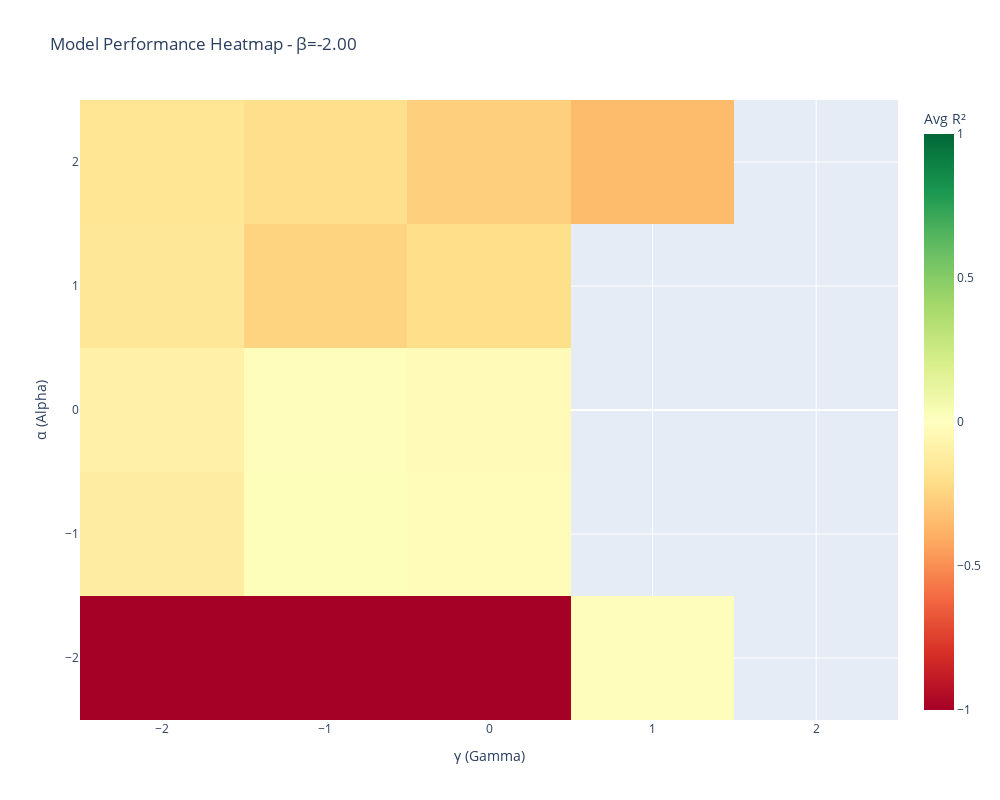
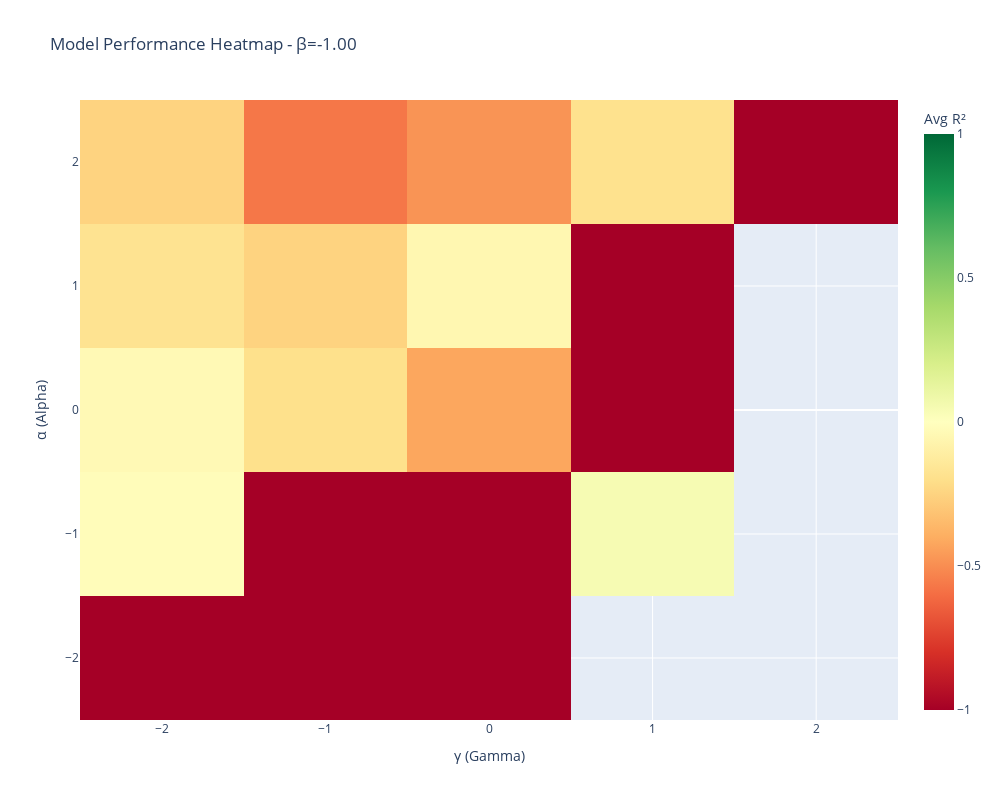
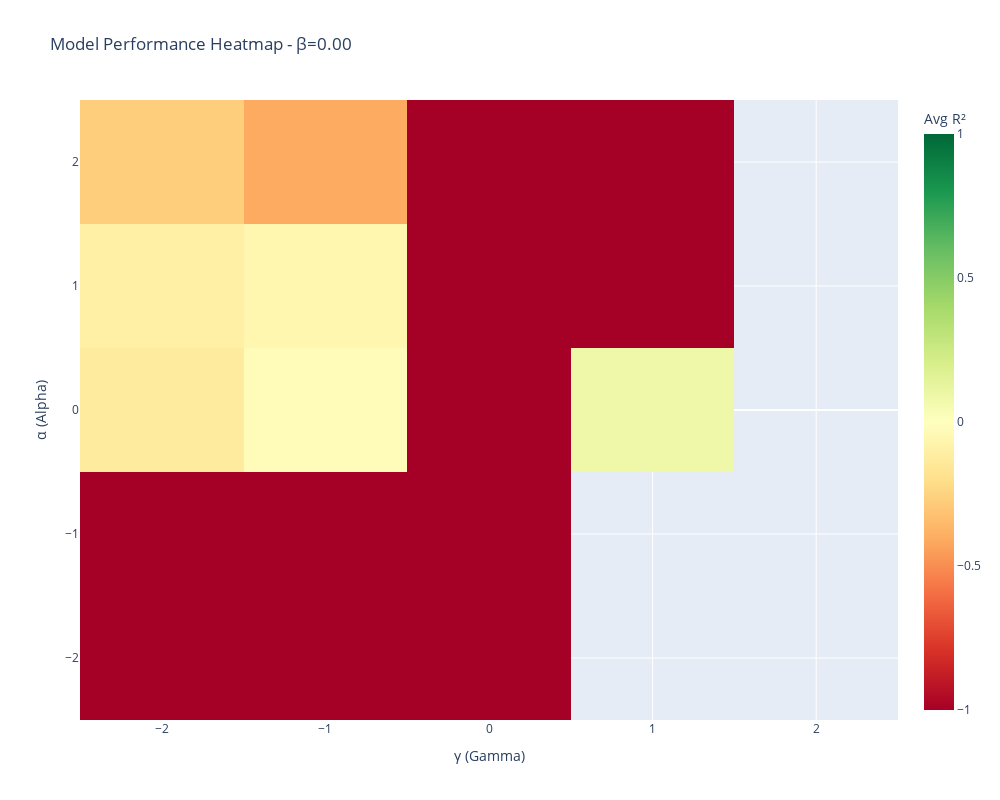
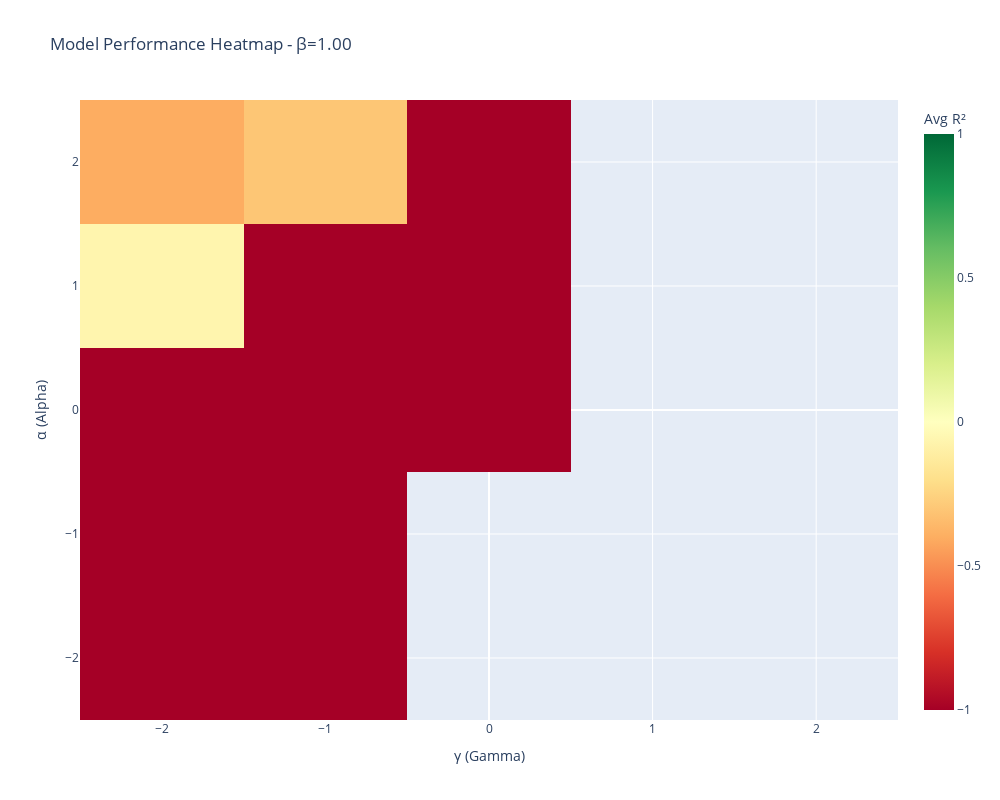

The code cell stored with these charts, in order, in its notebook:
### Code cell
import plotly.graph_objects as go
import plotly.subplots as sp
import numpy as np
import pandas as pd

beta_values = np.linspace(-2, 2, 5)
alphas = np.linspace(-2, 2, 5)
gammas = np.linspace(-2, 2, 5)

for beta_val in beta_values:
    # Create hover text for all cells
    hover_texts = []
    values = []
    
    for i, alpha in enumerate(alphas):
        row_texts = []
        row_values = []
        for j, gamma in enumerate(gammas):
            mask = (results['alpha'] == alpha) & (results['gamma'] == gamma) & (results['beta'] == beta_val)
            filtered_data = results.loc[mask]
            
            if not filtered_data.empty:
                if len(filtered_data) == 1:
                    row = filtered_data.iloc[0]
                else:
                    row = filtered_data.mean(numeric_only=True)
                
                # Create hover text
                hover = f"<b>α={alpha:.2f}, γ={gamma:.2f}, β={beta_val:.2f}</b><br>"
                hover += f"Samples: {len(filtered_data)}<br><br>"
                
                hover += "<b>Basic Metrics:</b><br>"
                for metric in ['p_0', 'p_k', 'p_p', 'zero_inflated', 'k_inflated']:
                    if metric in row:
                        val = row[metric]
                        hover += f"{metric}: {val:.4f}<br>"
                
                hover += "<br><b>Best R² Values:</b><br>"
                r2_cols = [col for col in results.columns if 'R2' in col]
                for r2_col in r2_cols[:5]:  # Show top 5
                    if r2_col in row:
                        val = row[r2_col]
                        if val < -1:
                            hover += f"{r2_col}: &lt;-1<br>"
                        else:
                            hover += f"{r2_col}: {val:.4f}<br>"
                
                row_texts.append(hover)
                
                # Use average R2 as value for coloring
                r2_vals = [row[col] for col in r2_cols if col in row and pd.notna(row[col])]
                avg_r2 = np.mean(r2_vals) if r2_vals else 0
                row_values.append(avg_r2)
                
            else:
                row_texts.append(f"No data for α={alpha:.2f}, γ={gamma:.2f}")
                row_values.append(np.nan)
        
        hover_texts.append(row_texts)
        values.append(row_values)
    
    # Create heatmap
    fig = go.Figure(data=go.Heatmap(
        z=values,
        x=gammas,
        y=alphas,
        text=hover_texts,
        hoverinfo='text',
        colorscale='RdYlGn',
        zmin=-1,
        zmax=1,
        colorbar=dict(title="Avg R²")
    ))
    
    fig.update_layout(
        title=f"Model Performance Heatmap - β={beta_val:.2f}",
        xaxis_title="γ (Gamma)",
        yaxis_title="α (Alpha)",
        width=1000,
        height=800
    )
    
    fig.show()

### Figure 1 — Plotly figure (JSON) as saved in the notebook; plotly's stock layout.template omitted (floating-point values rounded to 4 significant figures)
{"data": [{"colorbar": {"title": {"text": "Avg R²"}}, "colorscale": [[0, "rgb(165,0,38)"], [0.1, "rgb(215,48,39)"], [0.2, "rgb(244,109,67)"], [0.3, "rgb(253,174,97)"], [0.4, "rgb(254,224,139)"], [0.5, "rgb(255,255,191)"], [0.6, "rgb(217,239,139)"], [0.7, "rgb(166,217,106)"], [0.8, "rgb(102,189,99)"], [0.9, "rgb(26,152,80)"], [1, "rgb(0,104,55)"]], "hoverinfo": "text", "text": [["<b>α=-2.00, γ=-2.00, β=-2.00</b><br>Samples: 20<br><br><b>Basic Metrics:</b><br>p_0: 0.7669<br>p_k: 0.1326<br>p_p: 0.1005<br>zero_inflated: 1.0000<br>k_inflated: 1.0000<br><br><b>Best R² Values:</b><br>POISSON_R2: -0.0258<br>NEGATIVE_BINOMIAL_R2: -0.0344<br>ZK_HURDLE_POISSON_R2: &lt;-1<br>ZINB_R2: -0.0250<br>ZIP_R2: -0.0248<br>", "<b>α=-2.00, γ=-1.00, β=-2.00</b><br>Samples: 20<br><br><b>Basic Metrics:</b><br>p_0: 0.6702<br>p_k: 0.2626<br>p_p: 0.0671<br>zero_inflated: 1.0000<br>k_inflated: 1.0000<br><br><b>Best R² Values:</b><br>POISSON_R2: -0.0100<br>NEGATIVE_BINOMIAL_R2: -0.0093<br>ZK_HURDLE_POISSON_R2: &lt;-1<br>ZINB_R2: -0.0078<br>ZIP_R2: -0.0079<br>", "<b>α=-2.00, γ=0.00, β=-2.00</b><br>Samples: 20<br><br><b>Basic Metrics:</b><br>p_0: 0.4790<br>p_k: 0.4845<br>p_p: 0.0364<br>zero_inflated: 1.0000<br>k_inflated: 1.0000<br><br><b>Best R² Values:</b><br>POISSON_R2: -0.0041<br>NEGATIVE_BINOMIAL_R2: -0.0048<br>ZK_HURDLE_POISSON_R2: &lt;-1<br>ZINB_R2: -0.0030<br>ZIP_R2: -0.0031<br>", "<b>α=-2.00, γ=1.00, β=-2.00</b><br>Samples: 1<br><br><b>Basic Metrics:</b><br>p_0: 0.3381<br>p_k: 0.6381<br>p_p: 0.0238<br>zero_inflated: 1.0000<br>k_inflated: 1.0000<br><br><b>Best R² Values:</b><br>POISSON_R2: -0.0207<br>NEGATIVE_BINOMIAL_R2: -0.0209<br>ZK_HURDLE_POISSON_R2: -0.0188<br>ZINB_R2: -0.0185<br>ZIP_R2: -0.0190<br>", "No data for α=-2.00, γ=2.00"], ["<b>α=-1.00, γ=-2.00, β=-2.00</b><br>Samples: 20<br><br><b>Basic Metrics:</b><br>p_0: 0.6519<br>p_k: 0.1445<br>p_p: 0.2036<br>zero_inflated: 1.0000<br>k_inflated: 1.0000<br><br><b>Best R² Values:</b><br>POISSON_R2: 0.0020<br>NEGATIVE_BINOMIAL_R2: -0.0001<br>ZK_HURDLE_POISSON_R2: -0.7522<br>ZINB_R2: 0.0117<br>ZIP_R2: 0.0106<br>", "<b>α=-1.00, γ=-1.00, β=-2.00</b><br>Samples: 20<br><br><b>Basic Metrics:</b><br>p_0: 0.5707<br>p_k: 0.2752<br>p_p: 0.1540<br>zero_inflated: 1.0000<br>k_inflated: 1.0000<br><br><b>Best R² Values:</b><br>POISSON_R2: 0.0300<br>NEGATIVE_BINOMIAL_R2: 0.0286<br>ZK_HURDLE_POISSON_R2: -0.0434<br>ZINB_R2: 0.0387<br>ZIP_R2: 0.0384<br>", "<b>α=-1.00, γ=0.00, β=-2.00</b><br>Samples: 20<br><br><b>Basic Metrics:</b><br>p_0: 0.4243<br>p_k: 0.4938<br>p_p: 0.0819<br>zero_inflated: 1.0000<br>k_inflated: 1.0000<br><br><b>Best R² Values:</b><br>POISSON_R2: -0.0268<br>NEGATIVE_BINOMIAL_R2: -0.0290<br>ZK_HURDLE_POISSON_R2: -0.0312<br>ZINB_R2: -0.0240<br>ZIP_R2: -0.0245<br>", "No data for α=-1.00, γ=1.00", "No data for α=-1.00, γ=2.00"], ["<b>α=0.00, γ=-2.00, β=-2.00</b><br>Samples: 20<br><br><b>Basic Metrics:</b><br>p_0: 0.4948<br>p_k: 0.1626<br>p_p: 0.3426<br>zero_inflated: 0.9000<br>k_inflated: 1.0000<br><br><b>Best R² Values:</b><br>POISSON_R2: -0.0043<br>NEGATIVE_BINOMIAL_R2: -0.0246<br>ZK_HURDLE_POISSON_R2: -0.2898<br>ZINB_R2: -0.0214<br>ZIP_R2: -0.0357<br>", "<b>α=0.00, γ=-1.00, β=-2.00</b><br>Samples: 20<br><br><b>Basic Metrics:</b><br>p_0: 0.4331<br>p_k: 0.2960<br>p_p: 0.2710<br>zero_inflated: 1.0000<br>k_inflated: 1.0000<br><br><b>Best R² Values:</b><br>POISSON_R2: 0.0312<br>NEGATIVE_BINOMIAL_R2: 0.0200<br>ZK_HURDLE_POISSON_R2: -0.1299<br>ZINB_R2: 0.0280<br>ZIP_R2: 0.0248<br>", "<b>α=0.00, γ=0.00, β=-2.00</b><br>Samples: 19<br><br><b>Basic Metrics:</b><br>p_0: 0.3609<br>p_k: 0.4907<br>p_p: 0.1484<br>zero_inflated: 1.0000<br>k_inflated: 1.0000<br><br><b>Best R² Values:</b><br>POISSON_R2: -0.0153<br>NEGATIVE_BINOMIAL_R2: -0.0161<br>ZK_HURDLE_POISSON_R2: -0.0971<br>ZINB_R2: -0.0102<br>ZIP_R2: -0.0135<br>", "No data for α=0.00, γ=1.00", "No data for α=0.00, γ=2.00"], ["<b>α=1.00, γ=-2.00, β=-2.00</b><br>Samples: 20<br><br><b>Basic Metrics:</b><br>p_0: 0.2905<br>p_k: 0.2050<br>p_p: 0.5045<br>zero_inflated: 0.3000<br>k_inflated: 1.0000<br><br><b>Best R² Values:</b><br>POISSON_R2: -0.0076<br>NEGATIVE_BINOMIAL_R2: -0.0351<br>ZK_HURDLE_POISSON_R2: -0.5548<br>ZINB_R2: 0.0837<br>ZIP_R2: 0.0640<br>", "<b>α=1.00, γ=-1.00, β=-2.00</b><br>Samples: 20<br><br><b>Basic Metrics:</b><br>p_0: 0.2926<br>p_k: 0.3245<br>p_p: 0.3829<br>zero_inflated: 0.7500<br>k_inflated: 1.0000<br><br><b>Best R² Values:</b><br>POISSON_R2: -0.0356<br>NEGATIVE_BINOMIAL_R2: -0.0906<br>ZK_HURDLE_POISSON_R2: -0.4943<br>ZINB_R2: 0.0123<br>ZIP_R2: -0.0190<br>", "<b>α=1.00, γ=0.00, β=-2.00</b><br>Samples: 20<br><br><b>Basic Metrics:</b><br>p_0: 0.2402<br>p_k: 0.5293<br>p_p: 0.2305<br>zero_inflated: 1.0000<br>k_inflated: 1.0000<br><br><b>Best R² Values:</b><br>POISSON_R2: -0.0060<br>NEGATIVE_BINOMIAL_R2: -0.0073<br>ZK_HURDLE_POISSON_R2: -0.3020<br>ZINB_R2: 0.0342<br>ZIP_R2: 0.0306<br>", "No data for α=1.00, γ=1.00", "No data for α=1.00, γ=2.00"], ["<b>α=2.00, γ=-2.00, β=-2.00</b><br>Samples: 20<br><br><b>Basic Metrics:</b><br>p_0: 0.2036<br>p_k: 0.1864<br>p_p: 0.6100<br>zero_inflated: 0.0500<br>k_inflated: 1.0000<br><br><b>Best R² Values:</b><br>POISSON_R2: 0.0394<br>NEGATIVE_BINOMIAL_R2: -0.0418<br>ZK_HURDLE_POISSON_R2: -0.4064<br>ZINB_R2: 0.0824<br>ZIP_R2: 0.0851<br>", "<b>α=2.00, γ=-1.00, β=-2.00</b><br>Samples: 20<br><br><b>Basic Metrics:</b><br>p_0: 0.1981<br>p_k: 0.3331<br>p_p: 0.4688<br>zero_inflated: 0.1000<br>k_inflated: 1.0000<br><br><b>Best R² Values:</b><br>POISSON_R2: 0.0115<br>NEGATIVE_BINOMIAL_R2: -0.0305<br>ZK_HURDLE_POISSON_R2: -0.3069<br>ZINB_R2: 0.0430<br>ZIP_R2: 0.0406<br>", "<b>α=2.00, γ=0.00, β=-2.00</b><br>Samples: 20<br><br><b>Basic Metrics:</b><br>p_0: 0.1729<br>p_k: 0.5333<br>p_p: 0.2938<br>zero_inflated: 0.2000<br>k_inflated: 1.0000<br><br><b>Best R² Values:</b><br>POISSON_R2: -0.0230<br>NEGATIVE_BINOMIAL_R2: -0.0315<br>ZK_HURDLE_POISSON_R2: -0.1945<br>ZINB_R2: 0.0093<br>ZIP_R2: 0.0042<br>", "<b>α=2.00, γ=1.00, β=-2.00</b><br>Samples: 17<br><br><b>Basic Metrics:</b><br>p_0: 0.1706<br>p_k: 0.7053<br>p_p: 0.1241<br>zero_inflated: 1.0000<br>k_inflated: 1.0000<br><br><b>Best R² Values:</b><br>POISSON_R2: -0.0187<br>NEGATIVE_BINOMIAL_R2: -0.0203<br>ZK_HURDLE_POISSON_R2: -0.0349<br>ZINB_R2: 0.0328<br>ZIP_R2: 0.0307<br>", "No data for α=2.00, γ=2.00"]], "type": "heatmap", "x": [-2.0, -1.0, 0.0, 1.0, 2.0], "y": [-2.0, -1.0, 0.0, 1.0, 2.0], "z": [[-63.72, -8.495e+94, -4.511e+96, -0.01497, null], [-0.1143, 0.01841, -0.02567, null, null], [-0.08825, -0.01181, -0.03075, null, null], [-0.1532, -0.249, -0.1987, null, null], [-0.1607, -0.1976, -0.2665, -0.3484, null]], "zmax": 1, "zmin": -1}], "layout": {"height": 800, "title": {"text": "Model Performance Heatmap - β=-2.00"}, "width": 1000, "xaxis": {"title": {"text": "γ (Gamma)"}}, "yaxis": {"title": {"text": "α (Alpha)"}}}}

### Figure 2 — Plotly figure (JSON) as saved in the notebook; plotly's stock layout.template omitted (floating-point values rounded to 4 significant figures)
{"data": [{"colorbar": {"title": {"text": "Avg R²"}}, "colorscale": [[0, "rgb(165,0,38)"], [0.1, "rgb(215,48,39)"], [0.2, "rgb(244,109,67)"], [0.3, "rgb(253,174,97)"], [0.4, "rgb(254,224,139)"], [0.5, "rgb(255,255,191)"], [0.6, "rgb(217,239,139)"], [0.7, "rgb(166,217,106)"], [0.8, "rgb(102,189,99)"], [0.9, "rgb(26,152,80)"], [1, "rgb(0,104,55)"]], "hoverinfo": "text", "text": [["<b>α=-2.00, γ=-2.00, β=-1.00</b><br>Samples: 20<br><br><b>Basic Metrics:</b><br>p_0: 0.8112<br>p_k: 0.1221<br>p_p: 0.0667<br>zero_inflated: 1.0000<br>k_inflated: 1.0000<br><br><b>Best R² Values:</b><br>POISSON_R2: 0.0064<br>NEGATIVE_BINOMIAL_R2: 0.0031<br>ZK_HURDLE_POISSON_R2: &lt;-1<br>ZINB_R2: 0.0051<br>ZIP_R2: 0.0052<br>", "<b>α=-2.00, γ=-1.00, β=-1.00</b><br>Samples: 20<br><br><b>Basic Metrics:</b><br>p_0: 0.6893<br>p_k: 0.2686<br>p_p: 0.0421<br>zero_inflated: 1.0000<br>k_inflated: 1.0000<br><br><b>Best R² Values:</b><br>POISSON_R2: -0.0144<br>NEGATIVE_BINOMIAL_R2: -0.0176<br>ZK_HURDLE_POISSON_R2: &lt;-1<br>ZINB_R2: -0.0139<br>ZIP_R2: -0.0140<br>", "<b>α=-2.00, γ=0.00, β=-1.00</b><br>Samples: 12<br><br><b>Basic Metrics:</b><br>p_0: 0.4901<br>p_k: 0.4885<br>p_p: 0.0214<br>zero_inflated: 1.0000<br>k_inflated: 1.0000<br><br><b>Best R² Values:</b><br>POISSON_R2: -0.0260<br>NEGATIVE_BINOMIAL_R2: -0.0269<br>ZK_HURDLE_POISSON_R2: &lt;-1<br>ZINB_R2: -0.0246<br>ZIP_R2: -0.0249<br>", "No data for α=-2.00, γ=1.00", "No data for α=-2.00, γ=2.00"], ["<b>α=-1.00, γ=-2.00, β=-1.00</b><br>Samples: 20<br><br><b>Basic Metrics:</b><br>p_0: 0.7145<br>p_k: 0.1350<br>p_p: 0.1505<br>zero_inflated: 1.0000<br>k_inflated: 1.0000<br><br><b>Best R² Values:</b><br>POISSON_R2: -0.0029<br>NEGATIVE_BINOMIAL_R2: -0.0061<br>ZK_HURDLE_POISSON_R2: -0.1003<br>ZINB_R2: -0.0022<br>ZIP_R2: -0.0023<br>", "<b>α=-1.00, γ=-1.00, β=-1.00</b><br>Samples: 20<br><br><b>Basic Metrics:</b><br>p_0: 0.6336<br>p_k: 0.2693<br>p_p: 0.0971<br>zero_inflated: 1.0000<br>k_inflated: 1.0000<br><br><b>Best R² Values:</b><br>POISSON_R2: -0.0304<br>NEGATIVE_BINOMIAL_R2: -0.0385<br>ZK_HURDLE_POISSON_R2: &lt;-1<br>ZINB_R2: -0.0280<br>ZIP_R2: -0.0285<br>", "<b>α=-1.00, γ=0.00, β=-1.00</b><br>Samples: 20<br><br><b>Basic Metrics:</b><br>p_0: 0.4893<br>p_k: 0.4645<br>p_p: 0.0462<br>zero_inflated: 1.0000<br>k_inflated: 1.0000<br><br><b>Best R² Values:</b><br>POISSON_R2: -0.0233<br>NEGATIVE_BINOMIAL_R2: -0.0263<br>ZK_HURDLE_POISSON_R2: &lt;-1<br>ZINB_R2: -0.0191<br>ZIP_R2: -0.0202<br>", "<b>α=-1.00, γ=1.00, β=-1.00</b><br>Samples: 1<br><br><b>Basic Metrics:</b><br>p_0: 0.3524<br>p_k: 0.6143<br>p_p: 0.0333<br>zero_inflated: 1.0000<br>k_inflated: 1.0000<br><br><b>Best R² Values:</b><br>POISSON_R2: 0.0387<br>NEGATIVE_BINOMIAL_R2: 0.0395<br>ZK_HURDLE_POISSON_R2: 0.0479<br>ZINB_R2: 0.0549<br>ZIP_R2: 0.0508<br>", "No data for α=-1.00, γ=2.00"], ["<b>α=0.00, γ=-2.00, β=-1.00</b><br>Samples: 20<br><br><b>Basic Metrics:</b><br>p_0: 0.6038<br>p_k: 0.1481<br>p_p: 0.2481<br>zero_inflated: 1.0000<br>k_inflated: 1.0000<br><br><b>Best R² Values:</b><br>POISSON_R2: 0.0167<br>NEGATIVE_BINOMIAL_R2: 0.0106<br>ZK_HURDLE_POISSON_R2: -0.2169<br>ZINB_R2: 0.0217<br>ZIP_R2: 0.0196<br>", "<b>α=0.00, γ=-1.00, β=-1.00</b><br>Samples: 20<br><br><b>Basic Metrics:</b><br>p_0: 0.5298<br>p_k: 0.2926<br>p_p: 0.1776<br>zero_inflated: 1.0000<br>k_inflated: 1.0000<br><br><b>Best R² Values:</b><br>POISSON_R2: -0.0126<br>NEGATIVE_BINOMIAL_R2: -0.0179<br>ZK_HURDLE_POISSON_R2: &lt;-1<br>ZINB_R2: -0.0163<br>ZIP_R2: -0.0174<br>", "<b>α=0.00, γ=0.00, β=-1.00</b><br>Samples: 20<br><br><b>Basic Metrics:</b><br>p_0: 0.4293<br>p_k: 0.4881<br>p_p: 0.0826<br>zero_inflated: 1.0000<br>k_inflated: 1.0000<br><br><b>Best R² Values:</b><br>POISSON_R2: -0.0130<br>NEGATIVE_BINOMIAL_R2: -0.0139<br>ZK_HURDLE_POISSON_R2: &lt;-1<br>ZINB_R2: -0.0056<br>ZIP_R2: -0.0084<br>", "<b>α=0.00, γ=1.00, β=-1.00</b><br>Samples: 12<br><br><b>Basic Metrics:</b><br>p_0: 0.3675<br>p_k: 0.6107<br>p_p: 0.0218<br>zero_inflated: 1.0000<br>k_inflated: 1.0000<br><br><b>Best R² Values:</b><br>POISSON_R2: 0.0024<br>NEGATIVE_BINOMIAL_R2: 0.0023<br>ZK_HURDLE_POISSON_R2: &lt;-1<br>ZINB_R2: 0.0314<br>ZIP_R2: 0.0266<br>", "No data for α=0.00, γ=2.00"], ["<b>α=1.00, γ=-2.00, β=-1.00</b><br>Samples: 20<br><br><b>Basic Metrics:</b><br>p_0: 0.4393<br>p_k: 0.1845<br>p_p: 0.3762<br>zero_inflated: 0.9000<br>k_inflated: 1.0000<br><br><b>Best R² Values:</b><br>POISSON_R2: -0.0363<br>NEGATIVE_BINOMIAL_R2: -0.0616<br>ZK_HURDLE_POISSON_R2: -0.2853<br>ZINB_R2: -0.0263<br>ZIP_R2: -0.0311<br>", "<b>α=1.00, γ=-1.00, β=-1.00</b><br>Samples: 20<br><br><b>Basic Metrics:</b><br>p_0: 0.4145<br>p_k: 0.3171<br>p_p: 0.2683<br>zero_inflated: 1.0000<br>k_inflated: 1.0000<br><br><b>Best R² Values:</b><br>POISSON_R2: -0.0234<br>NEGATIVE_BINOMIAL_R2: -0.0322<br>ZK_HURDLE_POISSON_R2: -0.3828<br>ZINB_R2: 0.0057<br>ZIP_R2: -0.0027<br>", "<b>α=1.00, γ=0.00, β=-1.00</b><br>Samples: 20<br><br><b>Basic Metrics:</b><br>p_0: 0.3740<br>p_k: 0.4795<br>p_p: 0.1464<br>zero_inflated: 1.0000<br>k_inflated: 1.0000<br><br><b>Best R² Values:</b><br>POISSON_R2: -0.0095<br>NEGATIVE_BINOMIAL_R2: -0.0104<br>ZK_HURDLE_POISSON_R2: -0.0612<br>ZINB_R2: 0.0275<br>ZIP_R2: 0.0226<br>", "<b>α=1.00, γ=1.00, β=-1.00</b><br>Samples: 15<br><br><b>Basic Metrics:</b><br>p_0: 0.3502<br>p_k: 0.6073<br>p_p: 0.0425<br>zero_inflated: 1.0000<br>k_inflated: 1.0000<br><br><b>Best R² Values:</b><br>POISSON_R2: 0.0274<br>NEGATIVE_BINOMIAL_R2: 0.0277<br>ZK_HURDLE_POISSON_R2: &lt;-1<br>ZINB_R2: 0.0674<br>ZIP_R2: 0.0621<br>", "No data for α=1.00, γ=2.00"], ["<b>α=2.00, γ=-2.00, β=-1.00</b><br>Samples: 20<br><br><b>Basic Metrics:</b><br>p_0: 0.3555<br>p_k: 0.1771<br>p_p: 0.4674<br>zero_inflated: 0.9000<br>k_inflated: 1.0000<br><br><b>Best R² Values:</b><br>POISSON_R2: -0.0061<br>NEGATIVE_BINOMIAL_R2: -0.0683<br>ZK_HURDLE_POISSON_R2: -0.1979<br>ZINB_R2: 0.0124<br>ZIP_R2: 0.0124<br>", "<b>α=2.00, γ=-1.00, β=-1.00</b><br>Samples: 20<br><br><b>Basic Metrics:</b><br>p_0: 0.3321<br>p_k: 0.3040<br>p_p: 0.3638<br>zero_inflated: 0.8500<br>k_inflated: 1.0000<br><br><b>Best R² Values:</b><br>POISSON_R2: -0.0250<br>NEGATIVE_BINOMIAL_R2: -0.0456<br>ZK_HURDLE_POISSON_R2: -0.2775<br>ZINB_R2: 0.0036<br>ZIP_R2: 0.0028<br>", "<b>α=2.00, γ=0.00, β=-1.00</b><br>Samples: 20<br><br><b>Basic Metrics:</b><br>p_0: 0.3243<br>p_k: 0.4931<br>p_p: 0.1826<br>zero_inflated: 0.9500<br>k_inflated: 1.0000<br><br><b>Best R² Values:</b><br>POISSON_R2: -0.0089<br>NEGATIVE_BINOMIAL_R2: -0.0147<br>ZK_HURDLE_POISSON_R2: -0.0705<br>ZINB_R2: 0.0423<br>ZIP_R2: 0.0374<br>", "<b>α=2.00, γ=1.00, β=-1.00</b><br>Samples: 18<br><br><b>Basic Metrics:</b><br>p_0: 0.3265<br>p_k: 0.6156<br>p_p: 0.0579<br>zero_inflated: 1.0000<br>k_inflated: 1.0000<br><br><b>Best R² Values:</b><br>POISSON_R2: 0.0392<br>NEGATIVE_BINOMIAL_R2: 0.0362<br>ZK_HURDLE_POISSON_R2: 0.0412<br>ZINB_R2: 0.0890<br>ZIP_R2: 0.0890<br>", "<b>α=2.00, γ=2.00, β=-1.00</b><br>Samples: 2<br><br><b>Basic Metrics:</b><br>p_0: 0.3310<br>p_k: 0.6524<br>p_p: 0.0167<br>zero_inflated: 1.0000<br>k_inflated: 1.0000<br><br><b>Best R² Values:</b><br>POISSON_R2: -0.0174<br>NEGATIVE_BINOMIAL_R2: -0.0174<br>ZK_HURDLE_POISSON_R2: &lt;-1<br>ZINB_R2: 0.0669<br>ZIP_R2: 0.0639<br>"]], "type": "heatmap", "x": [-2.0, -1.0, 0.0, 1.0, 2.0], "y": [-2.0, -1.0, 0.0, 1.0, 2.0], "z": [[-74.01, -5.12e+130, -6.241e+107, null, null], [-0.01861, -4.683e+84, -2.71e+111, 0.04513, null], [-0.03677, -0.1957, -0.4208, -7.252e+184, null], [-0.1776, -0.2525, -0.05283, -1.955e+41, null], [-0.2518, -0.5685, -0.4791, -0.1879, -9.085e+199]], "zmax": 1, "zmin": -1}], "layout": {"height": 800, "title": {"text": "Model Performance Heatmap - β=-1.00"}, "width": 1000, "xaxis": {"title": {"text": "γ (Gamma)"}}, "yaxis": {"title": {"text": "α (Alpha)"}}}}

### Figure 3 — Plotly figure (JSON) as saved in the notebook; plotly's stock layout.template omitted (floating-point values rounded to 4 significant figures)
{"data": [{"colorbar": {"title": {"text": "Avg R²"}}, "colorscale": [[0, "rgb(165,0,38)"], [0.1, "rgb(215,48,39)"], [0.2, "rgb(244,109,67)"], [0.3, "rgb(253,174,97)"], [0.4, "rgb(254,224,139)"], [0.5, "rgb(255,255,191)"], [0.6, "rgb(217,239,139)"], [0.7, "rgb(166,217,106)"], [0.8, "rgb(102,189,99)"], [0.9, "rgb(26,152,80)"], [1, "rgb(0,104,55)"]], "hoverinfo": "text", "text": [["<b>α=-2.00, γ=-2.00, β=0.00</b><br>Samples: 19<br><br><b>Basic Metrics:</b><br>p_0: 0.8368<br>p_k: 0.1251<br>p_p: 0.0381<br>zero_inflated: 1.0000<br>k_inflated: 1.0000<br><br><b>Best R² Values:</b><br>POISSON_R2: -0.0178<br>NEGATIVE_BINOMIAL_R2: -0.0245<br>ZK_HURDLE_POISSON_R2: &lt;-1<br>ZINB_R2: -0.0194<br>ZIP_R2: -0.0193<br>", "<b>α=-2.00, γ=-1.00, β=0.00</b><br>Samples: 13<br><br><b>Basic Metrics:</b><br>p_0: 0.7385<br>p_k: 0.2359<br>p_p: 0.0256<br>zero_inflated: 1.0000<br>k_inflated: 1.0000<br><br><b>Best R² Values:</b><br>POISSON_R2: -0.0141<br>NEGATIVE_BINOMIAL_R2: -0.0162<br>ZK_HURDLE_POISSON_R2: &lt;-1<br>ZINB_R2: -0.0153<br>ZIP_R2: -0.0152<br>", "<b>α=-2.00, γ=0.00, β=0.00</b><br>Samples: 1<br><br><b>Basic Metrics:</b><br>p_0: 0.6238<br>p_k: 0.3619<br>p_p: 0.0143<br>zero_inflated: 1.0000<br>k_inflated: 1.0000<br><br><b>Best R² Values:</b><br>POISSON_R2: -0.0063<br>NEGATIVE_BINOMIAL_R2: -0.0184<br>ZK_HURDLE_POISSON_R2: &lt;-1<br>ZINB_R2: 0.0018<br>ZIP_R2: 0.0006<br>", "No data for α=-2.00, γ=1.00", "No data for α=-2.00, γ=2.00"], ["<b>α=-1.00, γ=-2.00, β=0.00</b><br>Samples: 20<br><br><b>Basic Metrics:</b><br>p_0: 0.8038<br>p_k: 0.1174<br>p_p: 0.0788<br>zero_inflated: 1.0000<br>k_inflated: 1.0000<br><br><b>Best R² Values:</b><br>POISSON_R2: -0.0435<br>NEGATIVE_BINOMIAL_R2: -0.0437<br>ZK_HURDLE_POISSON_R2: &lt;-1<br>ZINB_R2: -0.0432<br>ZIP_R2: -0.0433<br>", "<b>α=-1.00, γ=-1.00, β=0.00</b><br>Samples: 20<br><br><b>Basic Metrics:</b><br>p_0: 0.7176<br>p_k: 0.2383<br>p_p: 0.0440<br>zero_inflated: 1.0000<br>k_inflated: 1.0000<br><br><b>Best R² Values:</b><br>POISSON_R2: -0.0178<br>NEGATIVE_BINOMIAL_R2: -0.0191<br>ZK_HURDLE_POISSON_R2: &lt;-1<br>ZINB_R2: -0.0171<br>ZIP_R2: -0.0172<br>", "<b>α=-1.00, γ=0.00, β=0.00</b><br>Samples: 10<br><br><b>Basic Metrics:</b><br>p_0: 0.5952<br>p_k: 0.3852<br>p_p: 0.0195<br>zero_inflated: 1.0000<br>k_inflated: 1.0000<br><br><b>Best R² Values:</b><br>POISSON_R2: 0.0019<br>NEGATIVE_BINOMIAL_R2: 0.0018<br>ZK_HURDLE_POISSON_R2: &lt;-1<br>ZINB_R2: 0.0088<br>ZIP_R2: 0.0079<br>", "No data for α=-1.00, γ=1.00", "No data for α=-1.00, γ=2.00"], ["<b>α=0.00, γ=-2.00, β=0.00</b><br>Samples: 20<br><br><b>Basic Metrics:</b><br>p_0: 0.7076<br>p_k: 0.1340<br>p_p: 0.1583<br>zero_inflated: 1.0000<br>k_inflated: 1.0000<br><br><b>Best R² Values:</b><br>POISSON_R2: -0.0100<br>NEGATIVE_BINOMIAL_R2: -0.0129<br>ZK_HURDLE_POISSON_R2: -0.8133<br>ZINB_R2: -0.0088<br>ZIP_R2: -0.0091<br>", "<b>α=0.00, γ=-1.00, β=0.00</b><br>Samples: 20<br><br><b>Basic Metrics:</b><br>p_0: 0.6486<br>p_k: 0.2543<br>p_p: 0.0971<br>zero_inflated: 1.0000<br>k_inflated: 1.0000<br><br><b>Best R² Values:</b><br>POISSON_R2: -0.0155<br>NEGATIVE_BINOMIAL_R2: -0.0183<br>ZK_HURDLE_POISSON_R2: -0.0558<br>ZINB_R2: -0.0121<br>ZIP_R2: -0.0125<br>", "<b>α=0.00, γ=0.00, β=0.00</b><br>Samples: 18<br><br><b>Basic Metrics:</b><br>p_0: 0.5751<br>p_k: 0.3921<br>p_p: 0.0328<br>zero_inflated: 1.0000<br>k_inflated: 1.0000<br><br><b>Best R² Values:</b><br>POISSON_R2: -0.0026<br>NEGATIVE_BINOMIAL_R2: -0.0123<br>ZK_HURDLE_POISSON_R2: &lt;-1<br>ZINB_R2: 0.0114<br>ZIP_R2: 0.0094<br>", "<b>α=0.00, γ=1.00, β=0.00</b><br>Samples: 1<br><br><b>Basic Metrics:</b><br>p_0: 0.5286<br>p_k: 0.4476<br>p_p: 0.0238<br>zero_inflated: 1.0000<br>k_inflated: 1.0000<br><br><b>Best R² Values:</b><br>POISSON_R2: 0.0953<br>NEGATIVE_BINOMIAL_R2: 0.0547<br>ZK_HURDLE_POISSON_R2: 0.1303<br>ZINB_R2: 0.1792<br>ZIP_R2: 0.1743<br>", "No data for α=0.00, γ=2.00"], ["<b>α=1.00, γ=-2.00, β=0.00</b><br>Samples: 20<br><br><b>Basic Metrics:</b><br>p_0: 0.6112<br>p_k: 0.1626<br>p_p: 0.2262<br>zero_inflated: 1.0000<br>k_inflated: 1.0000<br><br><b>Best R² Values:</b><br>POISSON_R2: -0.0145<br>NEGATIVE_BINOMIAL_R2: -0.0189<br>ZK_HURDLE_POISSON_R2: -0.1069<br>ZINB_R2: -0.0077<br>ZIP_R2: -0.0082<br>", "<b>α=1.00, γ=-1.00, β=0.00</b><br>Samples: 20<br><br><b>Basic Metrics:</b><br>p_0: 0.5855<br>p_k: 0.2774<br>p_p: 0.1371<br>zero_inflated: 1.0000<br>k_inflated: 1.0000<br><br><b>Best R² Values:</b><br>POISSON_R2: -0.0265<br>NEGATIVE_BINOMIAL_R2: -0.0364<br>ZK_HURDLE_POISSON_R2: -0.0753<br>ZINB_R2: -0.0060<br>ZIP_R2: -0.0093<br>", "<b>α=1.00, γ=0.00, β=0.00</b><br>Samples: 20<br><br><b>Basic Metrics:</b><br>p_0: 0.5512<br>p_k: 0.3874<br>p_p: 0.0614<br>zero_inflated: 1.0000<br>k_inflated: 1.0000<br><br><b>Best R² Values:</b><br>POISSON_R2: 0.0127<br>NEGATIVE_BINOMIAL_R2: -0.0032<br>ZK_HURDLE_POISSON_R2: &lt;-1<br>ZINB_R2: 0.0427<br>ZIP_R2: 0.0409<br>", "<b>α=1.00, γ=1.00, β=0.00</b><br>Samples: 2<br><br><b>Basic Metrics:</b><br>p_0: 0.4643<br>p_k: 0.5119<br>p_p: 0.0238<br>zero_inflated: 1.0000<br>k_inflated: 1.0000<br><br><b>Best R² Values:</b><br>POISSON_R2: 0.1074<br>NEGATIVE_BINOMIAL_R2: 0.0890<br>ZK_HURDLE_POISSON_R2: &lt;-1<br>ZINB_R2: 0.1472<br>ZIP_R2: 0.1480<br>", "No data for α=1.00, γ=2.00"], ["<b>α=2.00, γ=-2.00, β=0.00</b><br>Samples: 20<br><br><b>Basic Metrics:</b><br>p_0: 0.5314<br>p_k: 0.1617<br>p_p: 0.3069<br>zero_inflated: 1.0000<br>k_inflated: 1.0000<br><br><b>Best R² Values:</b><br>POISSON_R2: -0.0212<br>NEGATIVE_BINOMIAL_R2: -0.0329<br>ZK_HURDLE_POISSON_R2: -0.0793<br>ZINB_R2: -0.0052<br>ZIP_R2: -0.0051<br>", "<b>α=2.00, γ=-1.00, β=0.00</b><br>Samples: 20<br><br><b>Basic Metrics:</b><br>p_0: 0.5210<br>p_k: 0.2810<br>p_p: 0.1981<br>zero_inflated: 1.0000<br>k_inflated: 1.0000<br><br><b>Best R² Values:</b><br>POISSON_R2: -0.0042<br>NEGATIVE_BINOMIAL_R2: -0.0356<br>ZK_HURDLE_POISSON_R2: -0.0781<br>ZINB_R2: 0.0324<br>ZIP_R2: 0.0283<br>", "<b>α=2.00, γ=0.00, β=0.00</b><br>Samples: 20<br><br><b>Basic Metrics:</b><br>p_0: 0.5045<br>p_k: 0.4140<br>p_p: 0.0814<br>zero_inflated: 1.0000<br>k_inflated: 1.0000<br><br><b>Best R² Values:</b><br>POISSON_R2: 0.0198<br>NEGATIVE_BINOMIAL_R2: -0.0053<br>ZK_HURDLE_POISSON_R2: 0.0139<br>ZINB_R2: 0.0546<br>ZIP_R2: 0.0524<br>", "<b>α=2.00, γ=1.00, β=0.00</b><br>Samples: 16<br><br><b>Basic Metrics:</b><br>p_0: 0.5155<br>p_k: 0.4631<br>p_p: 0.0214<br>zero_inflated: 1.0000<br>k_inflated: 1.0000<br><br><b>Best R² Values:</b><br>POISSON_R2: 0.1167<br>NEGATIVE_BINOMIAL_R2: 0.0982<br>ZK_HURDLE_POISSON_R2: &lt;-1<br>ZINB_R2: 0.1450<br>ZIP_R2: 0.1453<br>", "No data for α=2.00, γ=2.00"]], "type": "heatmap", "x": [-2.0, -1.0, 0.0, 1.0, 2.0], "y": [-2.0, -1.0, 0.0, 1.0, 2.0], "z": [[-1.93e+91, -7.303e+95, -9.808e+67, null, null], [-14140000000000.0, -6.121e+79, -3.386e+91, null, null], [-0.1298, -0.01964, -2.587e+101, 0.09028, null], [-0.09754, -0.05911, -4.329e+122, -432800.0, null], [-0.2736, -0.4083, -1.522, -2.607e+102, null]], "zmax": 1, "zmin": -1}], "layout": {"height": 800, "title": {"text": "Model Performance Heatmap - β=0.00"}, "width": 1000, "xaxis": {"title": {"text": "γ (Gamma)"}}, "yaxis": {"title": {"text": "α (Alpha)"}}}}

### Figure 4 — Plotly figure (JSON) as saved in the notebook; plotly's stock layout.template omitted (floating-point values rounded to 4 significant figures)
{"data": [{"colorbar": {"title": {"text": "Avg R²"}}, "colorscale": [[0, "rgb(165,0,38)"], [0.1, "rgb(215,48,39)"], [0.2, "rgb(244,109,67)"], [0.3, "rgb(253,174,97)"], [0.4, "rgb(254,224,139)"], [0.5, "rgb(255,255,191)"], [0.6, "rgb(217,239,139)"], [0.7, "rgb(166,217,106)"], [0.8, "rgb(102,189,99)"], [0.9, "rgb(26,152,80)"], [1, "rgb(0,104,55)"]], "hoverinfo": "text", "text": [["<b>α=-2.00, γ=-2.00, β=1.00</b><br>Samples: 8<br><br><b>Basic Metrics:</b><br>p_0: 0.8667<br>p_k: 0.1119<br>p_p: 0.0214<br>zero_inflated: 1.0000<br>k_inflated: 1.0000<br><br><b>Best R² Values:</b><br>POISSON_R2: -0.0388<br>NEGATIVE_BINOMIAL_R2: -0.0414<br>ZK_HURDLE_POISSON_R2: &lt;-1<br>ZINB_R2: -0.0366<br>ZIP_R2: -0.0367<br>", "<b>α=-2.00, γ=-1.00, β=1.00</b><br>Samples: 1<br><br><b>Basic Metrics:</b><br>p_0: 0.7952<br>p_k: 0.1905<br>p_p: 0.0143<br>zero_inflated: 1.0000<br>k_inflated: 1.0000<br><br><b>Best R² Values:</b><br>POISSON_R2: 0.0403<br>NEGATIVE_BINOMIAL_R2: -0.0199<br>ZK_HURDLE_POISSON_R2: &lt;-1<br>ZINB_R2: 0.0680<br>ZIP_R2: 0.0667<br>", "No data for α=-2.00, γ=0.00", "No data for α=-2.00, γ=1.00", "No data for α=-2.00, γ=2.00"], ["<b>α=-1.00, γ=-2.00, β=1.00</b><br>Samples: 18<br><br><b>Basic Metrics:</b><br>p_0: 0.8635<br>p_k: 0.1034<br>p_p: 0.0331<br>zero_inflated: 1.0000<br>k_inflated: 1.0000<br><br><b>Best R² Values:</b><br>POISSON_R2: -0.0248<br>NEGATIVE_BINOMIAL_R2: -0.0296<br>ZK_HURDLE_POISSON_R2: &lt;-1<br>ZINB_R2: -0.0288<br>ZIP_R2: -0.0284<br>", "<b>α=-1.00, γ=-1.00, β=1.00</b><br>Samples: 11<br><br><b>Basic Metrics:</b><br>p_0: 0.7853<br>p_k: 0.1948<br>p_p: 0.0199<br>zero_inflated: 1.0000<br>k_inflated: 1.0000<br><br><b>Best R² Values:</b><br>POISSON_R2: 0.0021<br>NEGATIVE_BINOMIAL_R2: -0.0052<br>ZK_HURDLE_POISSON_R2: &lt;-1<br>ZINB_R2: 0.0018<br>ZIP_R2: 0.0019<br>", "No data for α=-1.00, γ=0.00", "No data for α=-1.00, γ=1.00", "No data for α=-1.00, γ=2.00"], ["<b>α=0.00, γ=-2.00, β=1.00</b><br>Samples: 20<br><br><b>Basic Metrics:</b><br>p_0: 0.8229<br>p_k: 0.1098<br>p_p: 0.0674<br>zero_inflated: 1.0000<br>k_inflated: 1.0000<br><br><b>Best R² Values:</b><br>POISSON_R2: -0.0154<br>NEGATIVE_BINOMIAL_R2: -0.0184<br>ZK_HURDLE_POISSON_R2: &lt;-1<br>ZINB_R2: -0.0140<br>ZIP_R2: -0.0143<br>", "<b>α=0.00, γ=-1.00, β=1.00</b><br>Samples: 19<br><br><b>Basic Metrics:</b><br>p_0: 0.7832<br>p_k: 0.1850<br>p_p: 0.0318<br>zero_inflated: 1.0000<br>k_inflated: 1.0000<br><br><b>Best R² Values:</b><br>POISSON_R2: -0.0144<br>NEGATIVE_BINOMIAL_R2: -0.0245<br>ZK_HURDLE_POISSON_R2: &lt;-1<br>ZINB_R2: -0.0090<br>ZIP_R2: -0.0092<br>", "<b>α=0.00, γ=0.00, β=1.00</b><br>Samples: 1<br><br><b>Basic Metrics:</b><br>p_0: 0.7000<br>p_k: 0.2714<br>p_p: 0.0286<br>zero_inflated: 1.0000<br>k_inflated: 1.0000<br><br><b>Best R² Values:</b><br>POISSON_R2: 0.0526<br>NEGATIVE_BINOMIAL_R2: 0.0530<br>ZK_HURDLE_POISSON_R2: &lt;-1<br>ZINB_R2: 0.0634<br>ZIP_R2: 0.0630<br>", "No data for α=0.00, γ=1.00", "No data for α=0.00, γ=2.00"], ["<b>α=1.00, γ=-2.00, β=1.00</b><br>Samples: 20<br><br><b>Basic Metrics:</b><br>p_0: 0.7517<br>p_k: 0.1357<br>p_p: 0.1126<br>zero_inflated: 1.0000<br>k_inflated: 1.0000<br><br><b>Best R² Values:</b><br>POISSON_R2: -0.0219<br>NEGATIVE_BINOMIAL_R2: -0.0308<br>ZK_HURDLE_POISSON_R2: -0.1000<br>ZINB_R2: -0.0091<br>ZIP_R2: -0.0101<br>", "<b>α=1.00, γ=-1.00, β=1.00</b><br>Samples: 20<br><br><b>Basic Metrics:</b><br>p_0: 0.7533<br>p_k: 0.1900<br>p_p: 0.0567<br>zero_inflated: 1.0000<br>k_inflated: 1.0000<br><br><b>Best R² Values:</b><br>POISSON_R2: 0.0013<br>NEGATIVE_BINOMIAL_R2: -0.0226<br>ZK_HURDLE_POISSON_R2: &lt;-1<br>ZINB_R2: 0.0151<br>ZIP_R2: 0.0138<br>", "<b>α=1.00, γ=0.00, β=1.00</b><br>Samples: 11<br><br><b>Basic Metrics:</b><br>p_0: 0.7277<br>p_k: 0.2524<br>p_p: 0.0199<br>zero_inflated: 1.0000<br>k_inflated: 1.0000<br><br><b>Best R² Values:</b><br>POISSON_R2: 0.0018<br>NEGATIVE_BINOMIAL_R2: -0.0956<br>ZK_HURDLE_POISSON_R2: &lt;-1<br>ZINB_R2: 0.0372<br>ZIP_R2: 0.0358<br>", "No data for α=1.00, γ=1.00", "No data for α=1.00, γ=2.00"], ["<b>α=2.00, γ=-2.00, β=1.00</b><br>Samples: 20<br><br><b>Basic Metrics:</b><br>p_0: 0.7345<br>p_k: 0.1252<br>p_p: 0.1402<br>zero_inflated: 1.0000<br>k_inflated: 1.0000<br><br><b>Best R² Values:</b><br>POISSON_R2: -0.0275<br>NEGATIVE_BINOMIAL_R2: -0.0846<br>ZK_HURDLE_POISSON_R2: -0.1514<br>ZINB_R2: -0.0136<br>ZIP_R2: -0.0139<br>", "<b>α=2.00, γ=-1.00, β=1.00</b><br>Samples: 20<br><br><b>Basic Metrics:</b><br>p_0: 0.7150<br>p_k: 0.1995<br>p_p: 0.0855<br>zero_inflated: 1.0000<br>k_inflated: 1.0000<br><br><b>Best R² Values:</b><br>POISSON_R2: 0.0297<br>NEGATIVE_BINOMIAL_R2: -0.0750<br>ZK_HURDLE_POISSON_R2: -0.0144<br>ZINB_R2: 0.0560<br>ZIP_R2: 0.0543<br>", "<b>α=2.00, γ=0.00, β=1.00</b><br>Samples: 18<br><br><b>Basic Metrics:</b><br>p_0: 0.6968<br>p_k: 0.2788<br>p_p: 0.0243<br>zero_inflated: 1.0000<br>k_inflated: 1.0000<br><br><b>Best R² Values:</b><br>POISSON_R2: 0.0496<br>NEGATIVE_BINOMIAL_R2: -0.0219<br>ZK_HURDLE_POISSON_R2: &lt;-1<br>ZINB_R2: 0.0834<br>ZIP_R2: 0.0821<br>", "No data for α=2.00, γ=1.00", "No data for α=2.00, γ=2.00"]], "type": "heatmap", "x": [-2.0, -1.0, 0.0, 1.0, 2.0], "y": [-2.0, -1.0, 0.0, 1.0, 2.0], "z": [[-2.219e+124, -4.374e+67, null, null, null], [-5.732e+143, -1.401e+90, null, null, null], [-32650000000000.0, -9.512e+110, -11.73, null, null], [-0.06665, -1.476e+40, -2.352e+95, null, null], [-0.4024, -0.3051, -12.02, null, null]], "zmax": 1, "zmin": -1}], "layout": {"height": 800, "title": {"text": "Model Performance Heatmap - β=1.00"}, "width": 1000, "xaxis": {"title": {"text": "γ (Gamma)"}}, "yaxis": {"title": {"text": "α (Alpha)"}}}}
